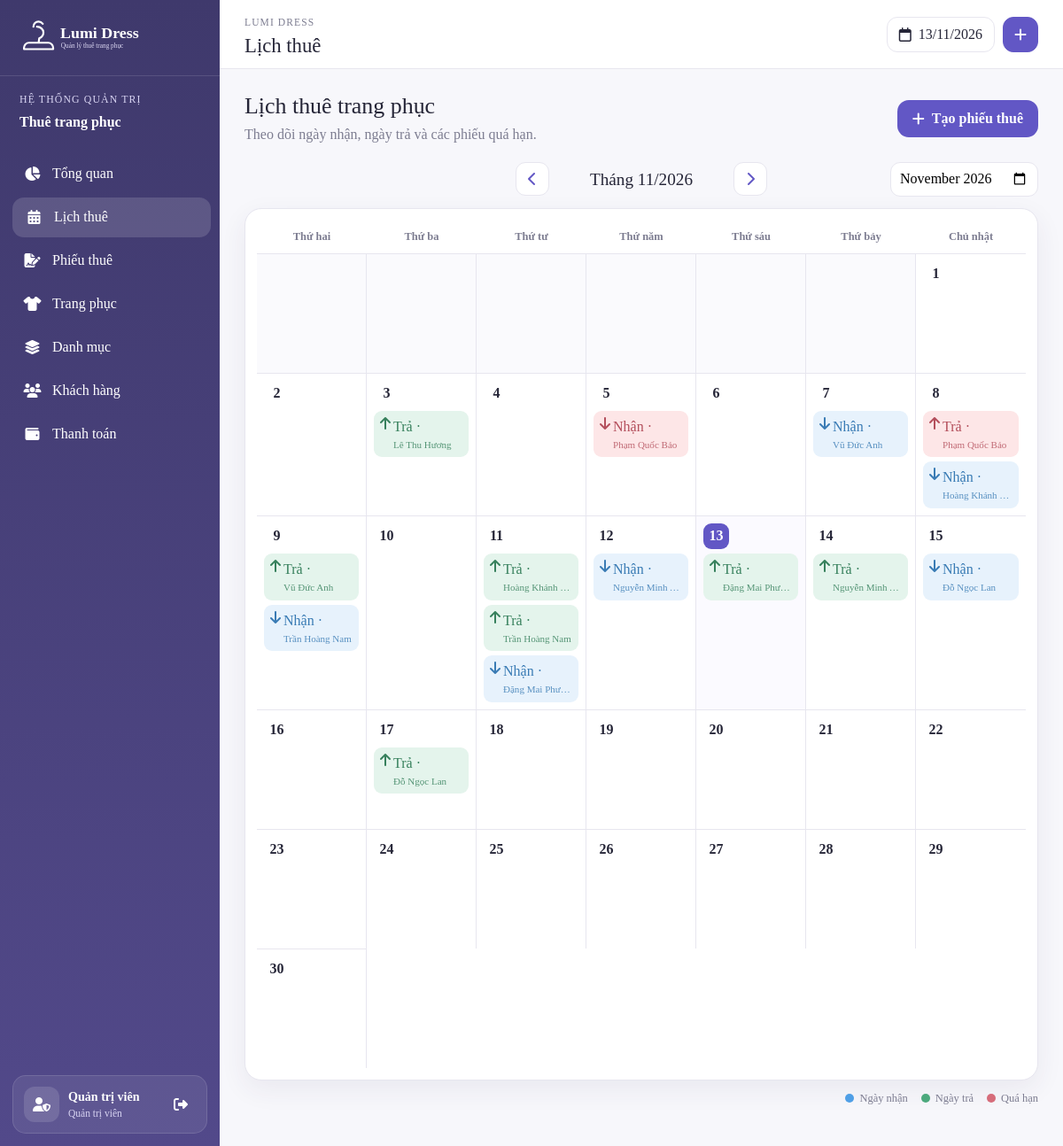
The page /admin/schedule.php (signed in) on the database its author committed.
### tables this page shows
CREATE TABLE `rentals` (
  `id` int(11) NOT NULL,
  `customer_id` int(11) NOT NULL,
  `created_by` int(11) DEFAULT NULL,
  `receive_date` date NOT NULL,
  `return_date` date NOT NULL,
  `rental_amount` decimal(10,2) NOT NULL DEFAULT 0.00,
  `deposit_amount` decimal(10,2) NOT NULL DEFAULT 0.00,
  `discount` decimal(10,2) NOT NULL DEFAULT 0.00,
  `final_amount` decimal(10,2) NOT NULL DEFAULT 0.00,
  `paid_amount` decimal(10,2) NOT NULL DEFAULT 0.00,
  `status` varchar(50) NOT NULL,
  `payment_status` varchar(50) NOT NULL,
  `cancel_reason` varchar(255) DEFAULT NULL,
  `cancelled_at` date DEFAULT NULL,
  `note` varchar(500) DEFAULT NULL,
  `created_at` datetime NOT NULL DEFAULT current_timestamp(),
  `updated_at` datetime NOT NULL DEFAULT current_timestamp()
);

CREATE TABLE `customers` (
  `id` int(11) NOT NULL,
  `fullname` varchar(100) NOT NULL,
  `phone` varchar(11) NOT NULL,
  `email` varchar(100) DEFAULT NULL,
  `identity_number` varchar(20) DEFAULT NULL,
  `address` varchar(255) DEFAULT NULL,
  `password` varchar(255) NOT NULL,
  `status` tinyint(4) NOT NULL DEFAULT 1,
  `created_at` datetime NOT NULL DEFAULT current_timestamp()
);

### admin/schedule.php (the view, shortened to what this page needs)
<?php
include 'header.php';
$conn->query("UPDATE rentals SET status='overdue' WHERE status='picked_up' AND return_date<CURDATE()");
$month=$_GET['month']??date('Y-m');
$start=$month.'-01';$end=date('Y-m-t',strtotime($start));
$stmt=$conn->prepare("SELECT r.*,c.fullname,c.phone FROM rentals r JOIN customers c ON c.id=r.customer_id WHERE r.status<>'cancelled' AND (r.receive_date BETWEEN ? AND ? OR r.return_date BETWEEN ? AND ? OR (r.receive_date<? AND r.return_date>?)) ORDER BY r.receive_date,r.return_date");
$stmt->bind_param('ssssss',$start,$end,$start,$end,$start,$end);$stmt->execute();$rentals=$stmt->get_result()->fetch_all(MYSQLI_ASSOC);
$events=[];foreach($rentals as $r){if($r['receive_date']>=$start&&$r['receive_date']<=$end)$events[$r['receive_date']][]=['type'=>'receive','data'=>$r];if($r['return_date']>=$start&&$r['return_date']<=$end)$events[$r['return_date']][]=['type'=>'return','data'=>$r];}
$firstWeekday=(int)date('N',strtotime($start));$daysInMonth=(int)date('t',strtotime($start));$prev=date('Y-m',strtotime($start.' -1 month'));$next=date('Y-m',strtotime($start.' +1 month'));
?>
<div class="page-head"><div><h2>Lịch thuê trang phục</h2><p>Theo dõi ngày nhận, ngày trả và các phiếu quá hạn.</p></div><a class="btn-primary-soft" href="rentals.php?add=1"><i class="fas fa-plus"></i>Tạo phiếu thuê</a></div>
<div class="calendar-toolbar"><a href="?month=<?= $prev ?>"><i class="fas fa-chevron-left"></i></a><h3>Tháng <?= date('m/Y',strtotime($start)) ?></h3><a href="?month=<?= $next ?>"><i class="fas fa-chevron-right"></i></a><form><input type="month" name="month" value="<?= htmlspecialchars($month) ?>" onchange="this.form.submit()"></form></div>
<section class="panel calendar-panel">
<div class="calendar-week"><span>Thứ hai</span><span>Thứ ba</span><span>Thứ tư</span><span>Thứ năm</span><span>Thứ sáu</span><span>Thứ bảy</span><span>Chủ nhật</span></div>
<div class="calendar-grid">
<?php for($blank=1;$blank<$firstWeekday;$blank++):?><div class="calendar-day blank"></div><?php endfor;?>
<?php for($day=1;$day<=$daysInMonth;$day++):$date=$month.'-'.str_pad((string)$day,2,'0',STR_PAD_LEFT);$isToday=$date===date('Y-m-d');?>
<div class="calendar-day <?= $isToday?'today':'' ?>"><div class="day-number"><?= $day ?></div><div class="day-events">
<?php foreach($events[$date]??[] as $event):$r=$event['data'];?>
<button type="button" class="calendar-event <?= $event['type'] ?> <?= $r['status']==='overdue'?'overdue':'' ?>" onclick="viewRental(<?= $r['id'] ?>)">
<i class="fas <?= $event['type']==='receive'?'fa-arrow-down':'fa-arrow-up' ?>"></i><span><?= $event['type']==='receive'?'Nhận':'Trả' ?> · <?= htmlspecialchars($r['rental_code']) ?></span><small><?= htmlspecialchars($r['fullname']) ?></small>
</button>
<?php endforeach;?>
</div></div>
<?php endfor;?>
</div>
</section>
<div class="calendar-legend"><span><i class="legend-receive"></i>Ngày nhận</span><span><i class="legend-return"></i>Ngày trả</span><span><i class="legend-overdue"></i>Quá hạn</span></div>
<?php include 'footer.php'; ?>

### assets/css/admin.css (style rules this page uses)
:root { --primary:#6257c5;--primary-dark:#443d75;--primary-soft:#f1effb;--ink:#252537;--muted:#7d7d91;--line:#e7e6ef;--surface:#ffffff;--page:#f7f7fb;--danger:#d66c7a;--success:#4ca97d;--warning:#e7a550;--blue:#4f9fe6;--shadow:0 10px 30px rgba(50,45,90,.07) }
* { box-sizing:border-box }
html,body { min-height:100% }
body { margin:0;background:var(--page);color:var(--ink);font-family:"Times New Roman",Times,serif;overflow-x:hidden }
a { text-decoration:none }
button,input,select,textarea { font-family:inherit }
.page-head { margin-bottom:19px;display:flex;align-items:center;justify-content:space-between;gap:20px }
.page-head h2 { margin:0;font-size:1.62rem }
.page-head p { margin:5px 0 0;color:var(--muted) }
.btn-primary-soft { min-height:42px;padding:0 17px;border:0;border-radius:13px;display:inline-flex;align-items:center;justify-content:center;gap:8px;background:var(--primary);color:#fff!important;font-weight:700 }
.btn-primary-soft * { color:#fff!important }
.panel { border:1px solid var(--line);border-radius:19px;background:#fff;box-shadow:var(--shadow);overflow:hidden }
.calendar-toolbar { margin-bottom:14px;display:flex;align-items:center;justify-content:center;gap:14px;position:relative }
.calendar-toolbar>a { width:38px;height:38px;border:1px solid var(--line);border-radius:11px;display:grid;place-items:center;background:#fff;color:var(--primary) }
.calendar-toolbar h3 { min-width:180px;margin:0;text-align:center;font-size:1.2rem }
.calendar-toolbar form { position:absolute;right:0 }
.calendar-toolbar input { min-height:39px;padding:0 10px;border:1px solid var(--line);border-radius:11px;background:#fff }
.calendar-panel { padding:13px }
.calendar-week,.calendar-grid { display:grid;grid-template-columns:repeat(7,minmax(0,1fr)) }
.calendar-week span { padding:9px;text-align:center;color:var(--muted);font-size:.78rem;font-weight:700 }
.calendar-day { min-height:135px;padding:8px;border-right:1px solid var(--line);border-top:1px solid var(--line);background:#fff;overflow:hidden }
.calendar-day:nth-child(7n) { border-right:0 }
.calendar-day.blank { background:#fafafd }
.calendar-day.today { background:#fbfaff }
.day-number { width:29px;height:29px;border-radius:9px;display:grid;place-items:center;font-weight:700 }
.calendar-day.today .day-number { background:var(--primary);color:#fff }
.day-events { margin-top:5px;display:grid;gap:5px }
.calendar-event { width:100%;padding:6px 7px;border:0;border-radius:9px;display:grid;grid-template-columns:15px 1fr;text-align:left;background:#e7f2fc;color:#397bb4;overflow:hidden }
.calendar-event.return { background:#e4f4ec;color:#36805c }
.calendar-event.overdue { background:#fde6e7;color:#b34e5b }
.calendar-event span,.calendar-event small { overflow:hidden;text-overflow:ellipsis;white-space:nowrap }
.calendar-event small { grid-column:2;font-size:.69rem;opacity:.82 }
.calendar-legend { margin-top:11px;display:flex;justify-content:flex-end;gap:15px;color:var(--muted);font-size:.78rem }
.calendar-legend span { display:flex;align-items:center;gap:6px }
.calendar-legend i { width:10px;height:10px;border-radius:50% }
.legend-receive { background:#4f9fe6 }
.legend-return { background:#4ca97d }
.legend-overdue { background:#d66c7a }

### rows shown on the page
rentals: shows "Trả", customer.fullname "Lê Thu Hương"
customers: fullname "Phạm Quốc Bảo"
customers: fullname "Vũ Đức Anh"
customers: fullname "Hoàng Khánh…"
customers: fullname "Trần Hoàng Nam"
customers: fullname "Đặng Mai Phư…"
customers: fullname "Nguyễn Minh…"
customers: fullname "Đỗ Ngọc Lan"

### other values the page prints
$_SESSION['admin']['fullname'] "Quản trị viên"
$pageTitle "Lịch thuê"
date('m/Y',strtotime($start)) "11/2026"
